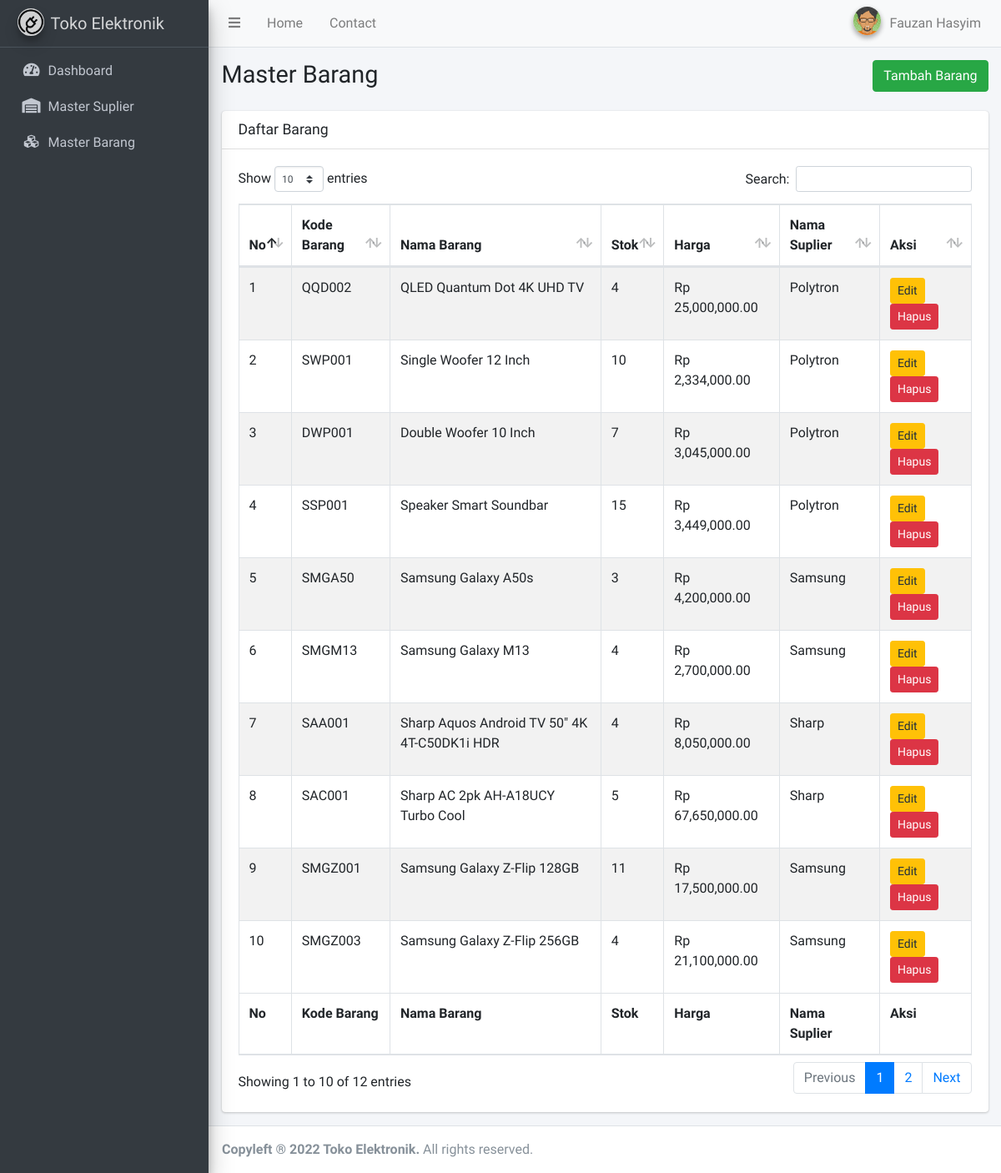
The app's page /view/staff/master-barang.php (signed in) with its own data.
### tables this page shows
CREATE TABLE `tb_user`  (
  `id_user` int UNSIGNED NOT NULL AUTO_INCREMENT,
  `nama_user` varchar(200) NOT NULL,
  `username` varchar(20) NOT NULL,
  `password` varchar(100) NOT NULL,
  `role` enum('admin','staff','') NOT NULL,
  PRIMARY KEY (`id_user`) USING BTREE
);

CREATE TABLE `tb_barang`  (
  `id_barang` int NOT NULL AUTO_INCREMENT,
  `kode_barang` varchar(9) NOT NULL,
  `nama_barang` varchar(100) NOT NULL,
  `stok` int NOT NULL,
  `harga` decimal(15, 2) NOT NULL,
  `id_suplier` int NULL DEFAULT NULL,
  PRIMARY KEY (`id_barang`) USING BTREE,
  INDEX `FK_barang_suplier`(`id_suplier` ASC) USING BTREE,
  CONSTRAINT `FK_barang_suplier` FOREIGN KEY (`id_suplier`) REFERENCES `tb_suplier` (`id_suplier`) ON DELETE NO ACTION ON UPDATE CASCADE
);

CREATE TABLE `tb_suplier`  (
  `id_suplier` int NOT NULL AUTO_INCREMENT,
  `nama_suplier` varchar(200) NOT NULL,
  `alamat_suplier` varchar(200) NOT NULL,
  `no_telp` varchar(14) NOT NULL,
  `email` varchar(100) NOT NULL,
  PRIMARY KEY (`id_suplier`) USING BTREE
);

### view/staff/master-barang.php (the view, shortened to what this page needs)
<?php include '../templates/staff/staff-header.php' ?>
<?php include '../templates/staff/staff-sidebar.php' ?>
<div class="content-wrapper">
    <section class="content-header">
        <div class="container-fluid">
            <div class="row mb-2">
                <div class="col-sm-6">
                    <h1>Master Barang</h1>
                </div>
                <div class="col-sm-6">
                    <ol class="breadcrumb float-sm-right">
                        <button type="button" class="btn btn-success" data-toggle="modal" data-target="#modal-add">
                            Tambah Barang
                        </button>
                    </ol>
                </div>
            </div>
        </div>
    </section>
    <section class="content">
        <div class="container-fluid">
            <div class="row">
                <div class="col-12">
                    <div class="card">
                        <div class="card-header">
                            <h3 class="card-title">Daftar Barang</h3>
                        </div>
                        <div class="card-body">
                            <table id="example1" class="table table-bordered table-striped">
                                <thead>
                                    <tr>
                                        <th>No</th>
                                        <th>Kode Barang</th>
                                        <th>Nama Barang</th>
                                        <th>Stok</th>
                                        <th>Harga</th>
                                        <th>Nama Suplier</th>
                                        <th>Aksi</th>
                                    </tr>
                                </thead>
                                <tbody>
                                    <?php
                                    $i = 1;
                                    $barang = mysqli_query($connection, "SELECT
                                    tb_barang.*,
                                    tb_suplier.nama_suplier
                                    FROM
                                    tb_barang
                                    INNER JOIN
                                    tb_suplier
                                    ON
                                    tb_barang.id_suplier = tb_suplier.id_suplier");
                                    while ($value = mysqli_fetch_assoc($barang)) {
                                    ?>
                                        <tr>
                                            <td><?= $i++; ?></td>
                                            <td><?= $value['kode_barang']; ?></td>
                                            <td><?= htmlspecialchars($value['nama_barang']); ?></td>
                                            <td><?= $value['stok']; ?></td>
                                            <td>Rp <?= number_format($value['harga'], 2); ?></td>
                                            <td><?= $value['nama_suplier']; ?></td>
                                            <td>
                                                <button type="button" class="btn btn-warning btn-sm" data-toggle="modal" data-target="#modal<?= $value['id_barang']; ?>">Edit</button>
                                                <button type="button" class="btn btn-danger btn-sm" onclick="confirm_modal('query/delete-barang.php?id_barang=<?= $value['id_barang']; ?>')">Hapus</button>
                                            </td>
                                        </tr>
                                    <?php
                                    }
                                    ?>
                                </tbody>
                                <tfoot>
                                    <tr>
                                        <th>No</th>
                                        <th>Kode Barang</th>
                                        <th>Nama Barang</th>
                                        <th>Stok</th>
                                        <th>Harga</th>
                                        <th>Nama Suplier</th>
                                        <th>Aksi</th>
                                    </tr>
                                </tfoot>
                            </table>
                        </div>
                    </div>
                </div>
            </div>
        </div>
    </section>
</div>
<?php include '../templates/footer.php' ?>

### view/templates/staff/staff-header.php (shortened to what this page needs)
<?php
include '../../config/Database.php';
$user = $_SESSION['username'];
$getUser = mysqli_query($connection, "SELECT * FROM tb_user WHERE username = '$user'");
$result = mysqli_fetch_array($getUser);
?>
<!DOCTYPE html>
<html>
<head>
    <link rel="stylesheet" href="../../plugins/datatables-bs4/css/dataTables.bootstrap4.min.css">
    <link rel="stylesheet" href="../../plugins/datatables-responsive/css/responsive.bootstrap4.min.css">
    <link rel="stylesheet" href="../../plugins/fontawesome-free/css/all.min.css">
    <link rel="stylesheet" href="../../plugins/icheck-bootstrap/icheck-bootstrap.min.css">
    <link rel="stylesheet" href="../../assets/css/adminlte.min.css">
</head>
<body class="hold-transition sidebar-mini">
    <div class="wrapper">
        <nav class="main-header navbar navbar-expand navbar-light">
            <ul class="navbar-nav">
                <li class="nav-item">
                    <a class="nav-link" data-widget="pushmenu" href="#" role="button"><i class="fas fa-bars"></i></a>
                </li>
                <li class="nav-item d-none d-sm-inline-block">
                    <a href="../staff/" class="nav-link">Home</a>
                </li>
                <li class="nav-item d-none d-sm-inline-block">
                    <a href="#" class="nav-link">Contact</a>
                </li>
            </ul>
            <ul class="navbar-nav ml-auto">
                <li class="nav-item dropdown user-menu">
                    <a href="#" class="nav-link dropdown-toggle" data-toggle="dropdown">
                        <img src="../../assets/img/avatar04.png" class="user-image img-circle elevation-2" alt="User Image">
                        <span class="d-none d-md-inline"><?= ucfirst($result['nama_user']); ?></span>
                    </a>
                </li>
            </ul>
        </nav>

### records on screen
tb_user: nama_user "Fauzan Hasyim"
tb_barang: kode_barang "QQD002", nama_barang "QLED Quantum Dot 4K UHD TV", stok "4", harga "25,000,000.00", id_suplier.nama_suplier "Polytron"
tb_barang: kode_barang "SWP001", nama_barang "Single Woofer 12 Inch", stok "10", harga "2,334,000.00", id_suplier.nama_suplier "Polytron"
tb_barang: kode_barang "DWP001", nama_barang "Double Woofer 10 Inch", stok "7", harga "3,045,000.00", id_suplier.nama_suplier "Polytron"
tb_barang: kode_barang "SSP001", nama_barang "Speaker Smart Soundbar", stok "15", harga "3,449,000.00", id_suplier.nama_suplier "Polytron"
tb_barang: kode_barang "SMGA50", nama_barang "Samsung Galaxy A50s", stok "3", harga "4,200,000.00", id_suplier.nama_suplier "Samsung"
tb_barang: kode_barang "SMGM13", nama_barang "Samsung Galaxy M13", stok "4", harga "2,700,000.00", id_suplier.nama_suplier "Samsung"
tb_barang: kode_barang "SAA001", nama_barang "Sharp Aquos Android TV 50\" 4K 4T-C50DK1i HDR", stok "4", harga "8,050,000.00", id_suplier.nama_suplier "Sharp"
tb_barang: kode_barang "SAC001", nama_barang "Sharp AC 2pk AH-A18UCY Turbo Cool", stok "5", harga "67,650,000.00", id_suplier.nama_suplier "Sharp"
tb_barang: kode_barang "SMGZ001", nama_barang "Samsung Galaxy Z-Flip 128GB", stok "11", harga "17,500,000.00", id_suplier.nama_suplier "Samsung"
tb_barang: kode_barang "SMGZ003", nama_barang "Samsung Galaxy Z-Flip 256GB", stok "4", harga "21,100,000.00", id_suplier.nama_suplier "Samsung"
